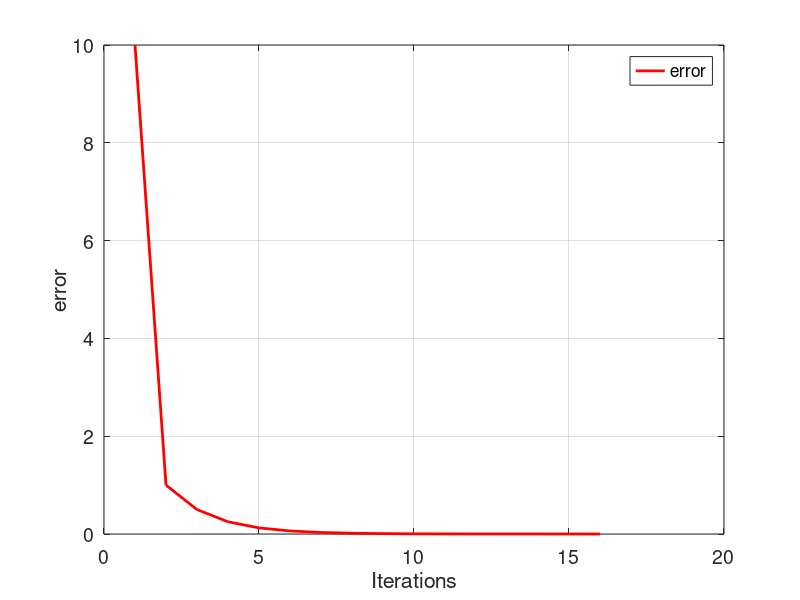

This figure's MATLAB source:
i=1
xl=-1
xu=1
e(i)=10

while (e(i)>0.0001)
    xr=(xl+xu)/2;
    gxl= xl-2^(-xl)
    gxr= xr-2^(-xr)
    gxu= xu-2^(-xu)
    
    if (gxl*gxr < 0)
    xu=xr;
    e(i+1)=abs(xr-xl)
    end
    
    if (gxu*gxr < 0)
    xl=xr;
    e(i+1)= abs(xu-xr)
    end
    
    i=i+1;
    if (gxu*gxr==0)
        xr=xr;
    end
    
end


tamanio = size(e);
ite= 1:1:tamanio(2);
figure ('DefaultAxesFontsize', 14)
set (gcf, 'color', 'white');
plot(ite,e,'color',[1 0 0],'LineWidth',2);
grid on
hold on
xlabel('Iterations')
ylabel('error')
legend ('error')